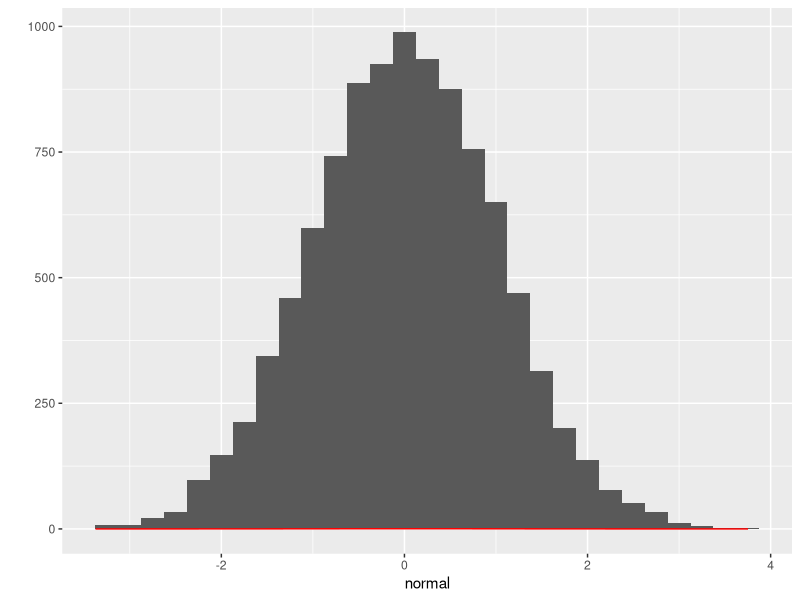
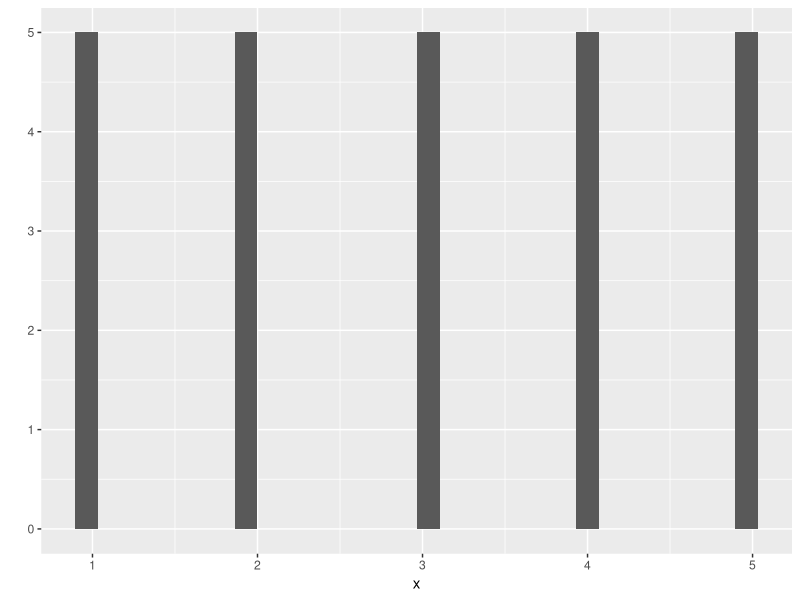
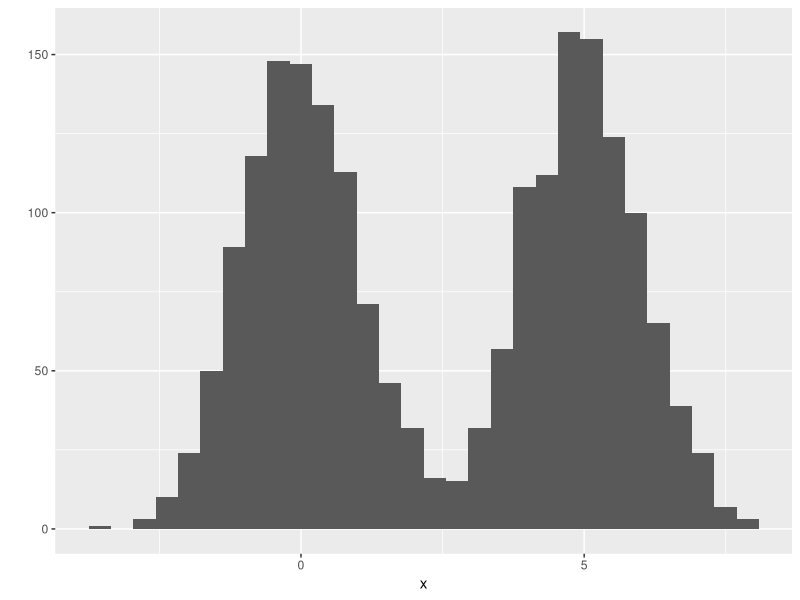
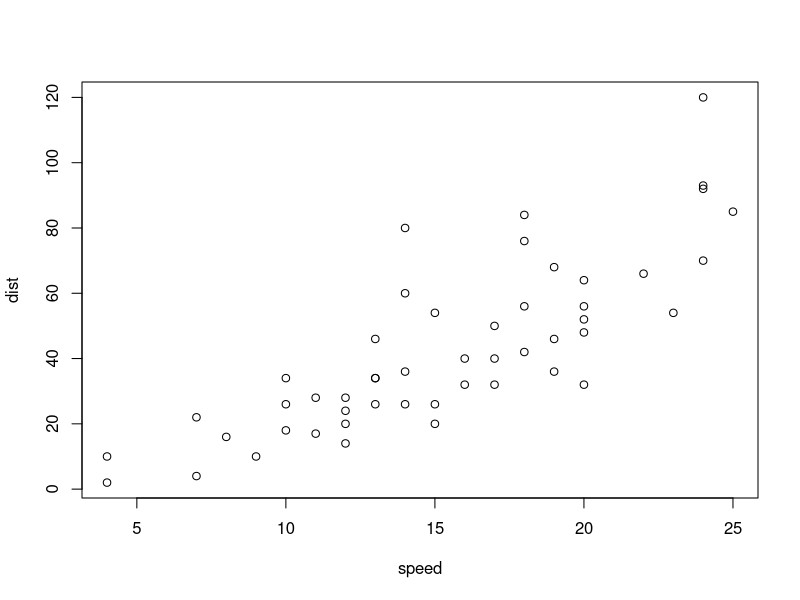

Source code (R) for these figures, in order:
## ---- chunk 1
normal<-rnorm(10000)
library(ggplot2)
qplot(normal,geom='histogram',binwidth=.25)+geom_density(colour='red')
## ---- chunk 2
library(ggplot2)
x = c(rep (c(1:5),5))
qplot(x)
## ---- chunk 3
library(ggplot2)
x = rnorm(1000)
x1=x+5
x = c(x,x1)
qplot(x,)
## ---- chunk 4
plot(cars)
